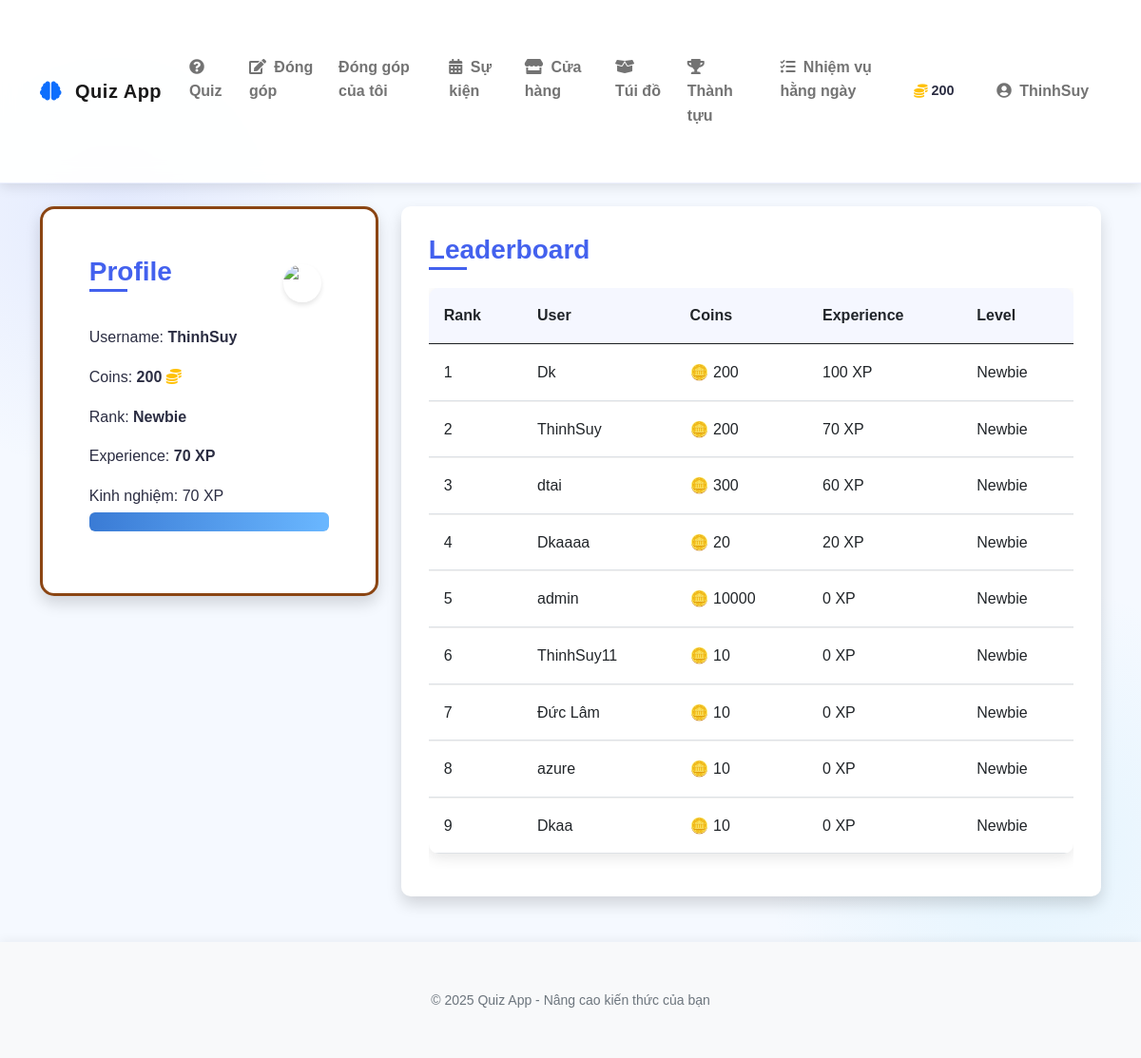
/ (signed in), run on an earlier commit of the app's database.
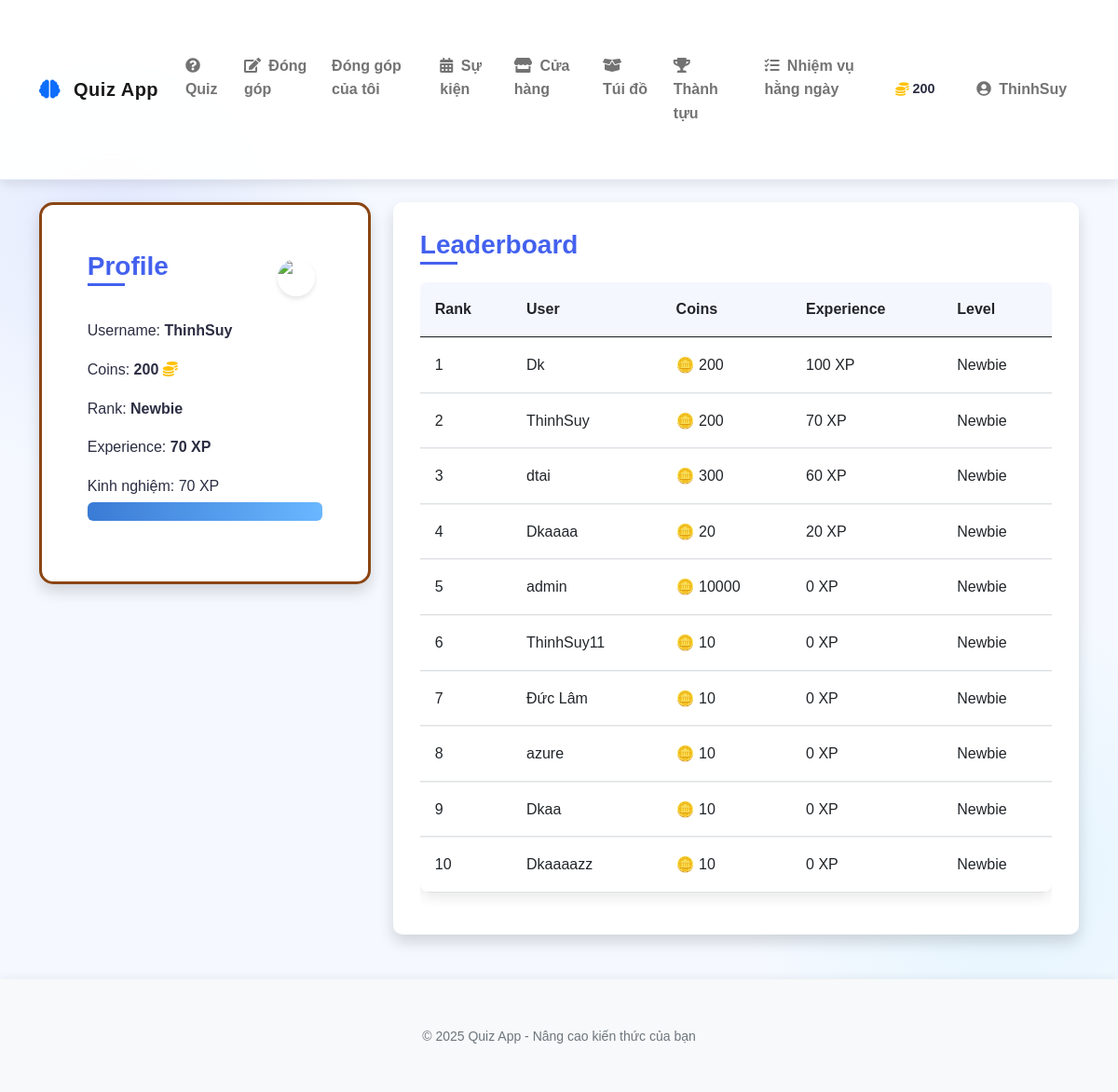
And on a later commit of the database.
### models.py (models this page shows, shortened)
class User(UserMixin, db.Model):
    id = db.Column(db.Integer, primary_key=True)
    username = db.Column(db.String(64), unique=True, nullable=False)
    email = db.Column(db.String(120), unique=True, nullable=False)
    password_hash = db.Column(db.String(256))
    coins = db.Column(db.Integer, default=10)  # New users start with 10 coins
    experience = db.Column(db.Integer, default=0)  # Experience points
    rank = db.Column(db.String(50), default='Newbie')
    is_admin = db.Column(db.Boolean, default=False)
    contributions = db.relationship('Contribution', backref='author', lazy=True)
    inventory_items = db.relationship('InventoryItem', backref='owner', lazy=True)
    achievements = db.relationship('UserAchievement', backref='user', lazy=True)
    daily_quests = db.relationship('UserDailyQuest', backref='user', lazy=True)
    total_questions_answered = db.Column(db.Integer, default=0)
    correct_answers = db.Column(db.Integer, default=0)
    easy_questions_completed = db.Column(db.Integer, default=0)
    medium_questions_completed = db.Column(db.Integer, default=0)
    hard_questions_completed = db.Column(db.Integer, default=0)
    daily_quest_points = db.Column(db.Integer, default=0)
    daily_streak = db.Column(db.Integer, default=0)
    last_daily_login = db.Column(db.Date, nullable=True)

### app.py (the view)
@app.route('/')
def homepage():
    from models import User, RANK_THRESHOLDS
    top_users = User.query.order_by(User.experience.desc()).limit(10).all()
    return render_template('homepage.html', top_users=top_users, RANK_THRESHOLDS=RANK_THRESHOLDS)

### app.py (called while the page is built)
@login_manager.user_loader
def load_user(user_id):
    from models import User
    return User.query.get(int(user_id))

### templates/homepage.html (shortened to what the changed rows need)
{% extends "base.html" %}
{% block content %}
<div class="row">
    <div class="col-md-4">
        {% if current_user.is_authenticated %}
        <div class="card shadow rank-card" data-aos="fade-right" data-rank="{{ current_user.rank.lower() }}">
            <div class="card-body">
                <div class="d-flex justify-content-between align-items-center mb-3">
                    <h3 class="card-title">Profile</h3>
                    <div class="rank-badge">
                        <img src="{{ url_for('static', filename='images/ranks/' + current_user.rank.lower() + '.png') }}"
                             alt="{{ current_user.rank }}" class="rank-icon">
                    </div>
                </div>
                <div class="profile-info">
                    <p>Username: <strong>{{ current_user.username }}</strong></p>
                    <p>Coins: <strong>{{ current_user.coins }}</strong> <i class="fas fa-coins text-warning"></i></p>
                    <p>Rank: <strong class="rank-name">{{ current_user.rank }}</strong></p>
                    {% set next_rank = None %}
                    {% set next_threshold = 0 %}
                    {% set current_threshold = 0 %}
                    {% for rank, threshold in RANK_THRESHOLDS.items() | sort(attribute='1') %}
                        {% if current_user.rank == rank %}
                            {% set current_threshold = threshold %}
                            {% for next_r, next_t in RANK_THRESHOLDS.items() | sort(attribute='1') %}
                                {% if next_t > threshold and not next_rank %}
                                    {% set next_rank = next_r %}
                                    {% set next_threshold = next_t %}
                                {% endif %}
                            {% endfor %}
                        {% endif %}
                    {% endfor %}
                    <p>Experience: <strong>{{ current_user.experience }} XP</strong></p>
                    <div class="rank-progress mt-3">
                        {% if next_rank %}
                        <p class="mb-1">Tiến trình ({{ current_user.experience }}/{{ next_threshold }})</p>
                        <div class="progress" style="height: 20px;">
                            <div class="progress-bar progress-bar-striped progress-bar-animated bg-success"
                                 role="progressbar"
                                 style="width: {{ ((current_user.experience - current_threshold) / (next_threshold - current_threshold) * 100)|round }}%">
                            </div>
                        </div>
                        <small class="text-muted">Rank tiếp theo: {{ next_rank }}</small>
                        {% else %}
                        <p class="mb-1">Kinh nghiệm: {{ current_user.experience }} XP</p>
                        <div class="progress" style="height: 20px;">
                            <div class="progress-bar progress-bar-striped progress-bar-animated bg-success"
                                 role="progressbar"
                                 style="width: 100%">
                            </div>
                        </div>
                        {% endif %}
                    </div>
                </div>
            </div>
        </div>
        {% endif %}
    </div>
    <div class="col-md-8">
        <div class="card shadow" data-aos="fade-left">
            <div class="card-body">
                <div class="table-responsive">
                    <table class="table table-hover">
                        <thead>
                            <tr>
                                <th>Rank</th>
                                <th>User</th>
                                <th>Coins</th>
                                <th>Experience</th>
                                <th>Level</th>
                            </tr>
                        </thead>
                        <tbody>
                            {% for user in top_users %}
                            <tr>
                                <td>{{ loop.index }}</td>
                                <td>{{ user.username }}</td>
                                <td>🪙 {{ user.coins }}</td>
                                <td>{{ user.experience }} XP</td>
                                <td>{{ user.rank }}</td>
                            </tr>
                            {% endfor %}
                        </tbody>
                    </table>
                </div>
            </div>
        </div>
    </div>
</div>
{% endblock %}

### templates/base.html (shortened to what the changed rows need)
<!DOCTYPE html>
<html lang="en">
<head>
    <link href="https://cdn.jsdelivr.net/npm/bootstrap@5.0.2/dist/css/bootstrap.min.css" rel="stylesheet">
    <link rel="stylesheet" href="https://cdnjs.cloudflare.com/ajax/libs/font-awesome/5.15.3/css/all.min.css">
    <link href="https://unpkg.com/aos@2.3.1/dist/aos.css" rel="stylesheet">
    <link rel="stylesheet" href="{{ url_for('static', filename='css/style.css') }}">
    <link rel="stylesheet" href="{{ url_for('static', filename='css/rank_frames.css') }}">
    <link rel="stylesheet" href="{{ url_for('static', filename='css/customization.css') }}">
    <link rel="stylesheet" href="{{ url_for('static', filename='css/achievements.css') }}">
    <link rel="stylesheet" href="{{ url_for('static', filename='css/quests.css') }}">
    <link rel="stylesheet" href="{{ url_for('static', filename='css/quiz.css') }}">
</head>
<body>
    <nav class="navbar navbar-expand-lg navbar-light sticky-top">
        <div class="container">
            <div class="collapse navbar-collapse" id="navbarNav">
                {% if current_user.is_authenticated %}
                <div class="user-stats d-flex align-items-center me-3">
                    <div class="stat-item d-flex align-items-center me-3">
                        <i class="fas fa-coins text-warning me-1"></i>
                        <span class="fw-bold">{{ current_user.coins }}</span>
                    </div>
                </div>
                <ul class="navbar-nav">
                    <li class="nav-item dropdown">
                        <a class="nav-link dropdown-toggle" href="#" id="userDropdown" role="button" data-bs-toggle="dropdown" aria-expanded="false">
                            <i class="fas fa-user-circle me-1"></i> {{ current_user.username }}
                        </a>
                    </li>
                </ul>
                {% endif %}
            </div>
        </div>
    </nav>
    <div class="container py-4">
        {% block content %}{% endblock %}
    </div>
</body>
</html>

What changed in the data, as far as the page shows it:
added User: username "Dkaaaazz", coins "10", experience "0", rank "Newbie"
